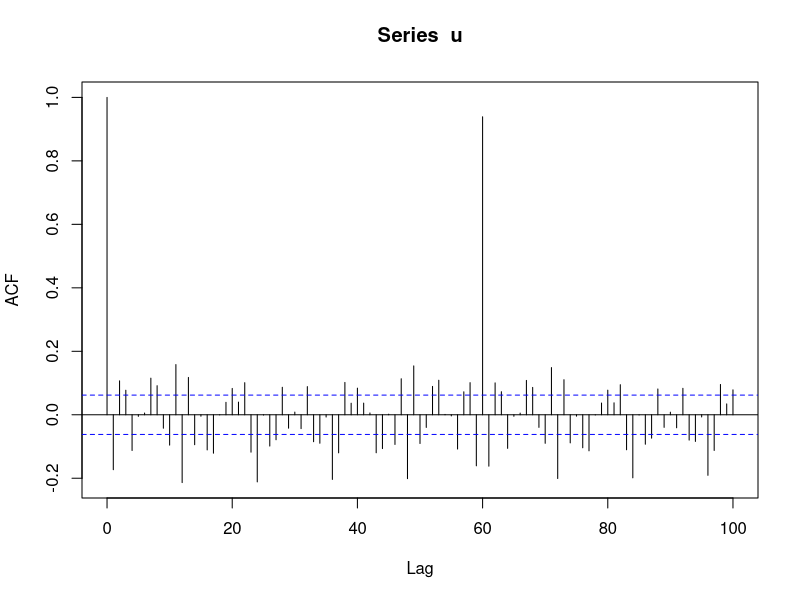
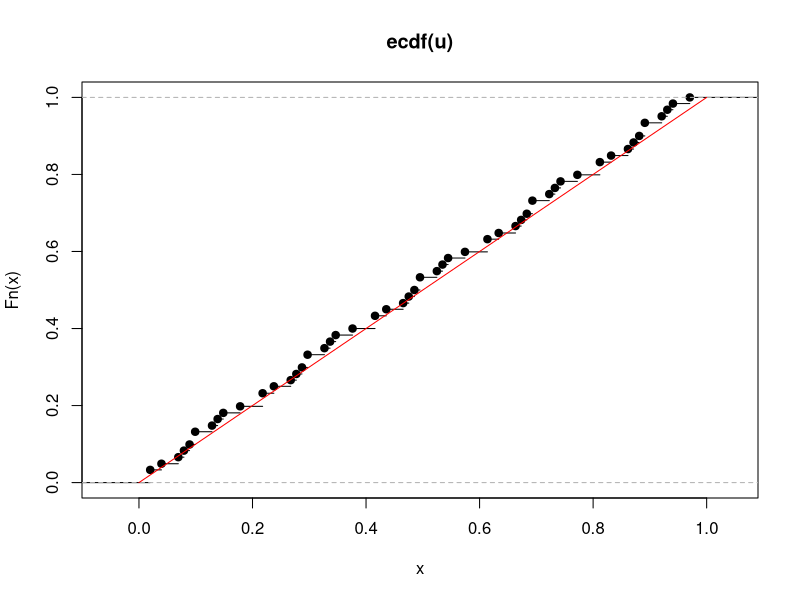
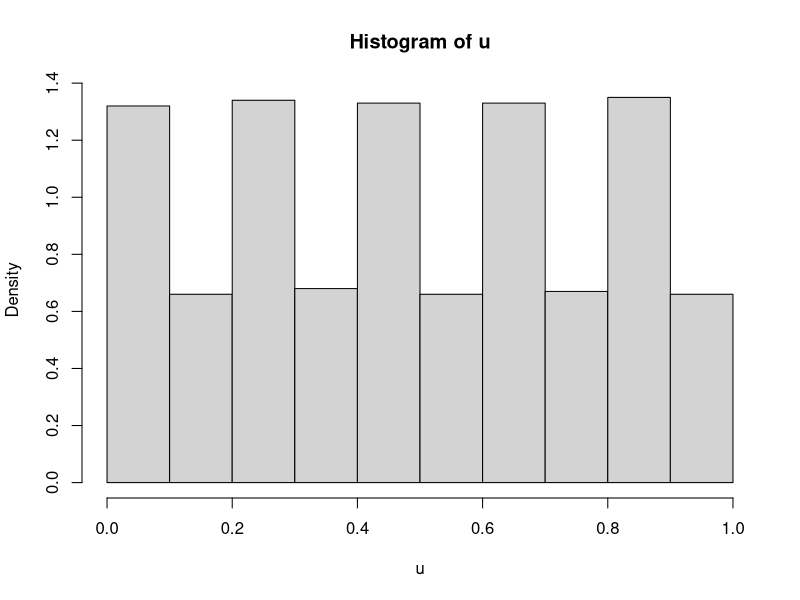
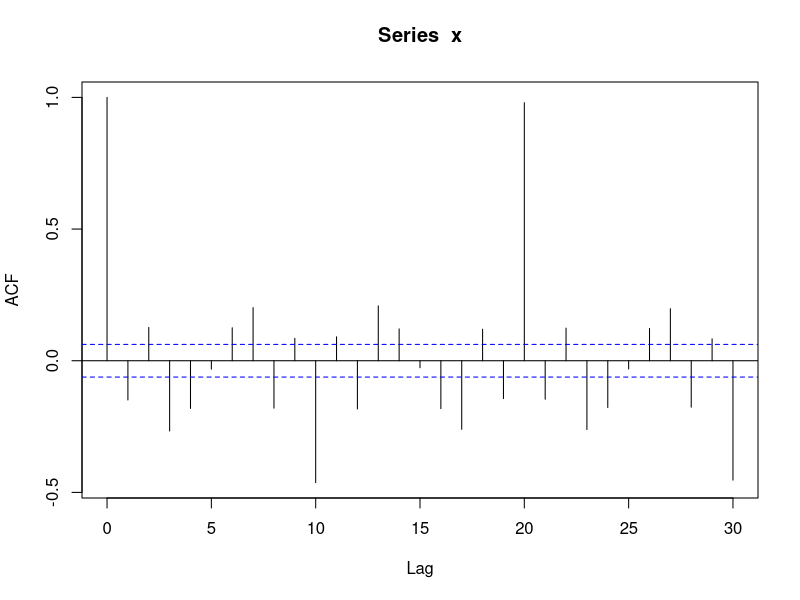

Reproduce these figures in R, in order.
## ---- chunk 1
knitr::opts_chunk$set(echo = TRUE)
## ---- chunk 2
x0 <- 5
x <- 1:20
x[1] <- 3*x0 %% 150
for (i in 2:length(x)){
  x[i] <- 3*x[i-1] %% 150
}
x
## ---- chunk 3
x0 <- 3
x <- 1:20
x[1] <- (5*x0+7) %% 200
for (i in 2:length(x)){
  x[i] <- (5*x[i-1] + 7) %% 200
}
x
## ---- chunk 4
x <- 1:100
x[1] <- 23
x[2] <- 66
x[3] <- (3*x[2]+5*x[1]) %% 100
for (i in 4:length(x)){
  x[i] <- (3*x[i-1]+5*x[i-2]) %% 100
}
unique(x)
y <- 1:1000
y[1] <- 23
y[2] <- 66
y[3] <- (3*y[2]+5*y[1]) %% 100
for (i in 4:length(y)){
  y[i] <- (3*y[i-1]+5*y[i-2]) %% 100
}
unique(x)

## ---- chunk 5
y <- 1:1000
y[1] <- 23
y[2] <- 66
y[3] <- (3*y[2]+5*y[1]) %% 100
for (i in 4:length(y)){
  y[i] <- (3*y[i-1]+5*y[i-2]) %% 100
}
u <- (y+1)/(100+1)
acf(u,lag.max=100)

## ---- chunk 6
#qqplot((1:1000)/(1000+1),sort(u), xlab="cuantiles esperados", ylab="estads de orden")
plot(ecdf(u))
lines(seq(0,1,.01),seq(0,1,.01),col='red')
## ---- chunk 7
hist(u, probability  = TRUE)
## ---- chunk 8
chisq.test(as.numeric(table(cut(u,breaks=seq(0,1,by=.1)))),p=rep(0.1,10))
ks.test(u,punif)
## ---- chunk 9
x0 <- 1
x <- 1:1000
x[1] <- (13*x0+14) %% 100
for (i in 2:length(x)){
  x[i] <- (13*x[i-1]+14) %% 100
}
acf(x)

## ---- chunk 10
print(paste("El nùmero de periodo es = ",length(unique(x))))
## ---- chunk 11
g <- function(x) {
  return(4*sqrt(1-x^2))
  
}
n <- 1e+4
x <- runif(n)
y <- g(x)
pi_estim <- mean(y)
print(pi_estim)
print( pi )

## ---- chunk 12
n1 <- (32/3-pi^2)*(1.95)^2/(.01^2)
n1 <- ceiling(n1)
n1
## ---- chunk 13
proporcion <- function(n,N,error){
  res <- rep(0,N)
  for (i in 1:N){
    x <- runif(n)
    y <- g(x)
    pi_estim <- mean(y)
    res[i] <- abs(pi_estim-pi)
  }
  return(sum((res>=0.01)*1)/N)
}
proporcion(n1,1000,0.01)
## ---- chunk 14
u3 <- runif(1e+6)
y3 <- exp(-(1/u-1)^2)/(u^2)
mean(y3)
## ---- chunk 15
sqrt(pi)/2
